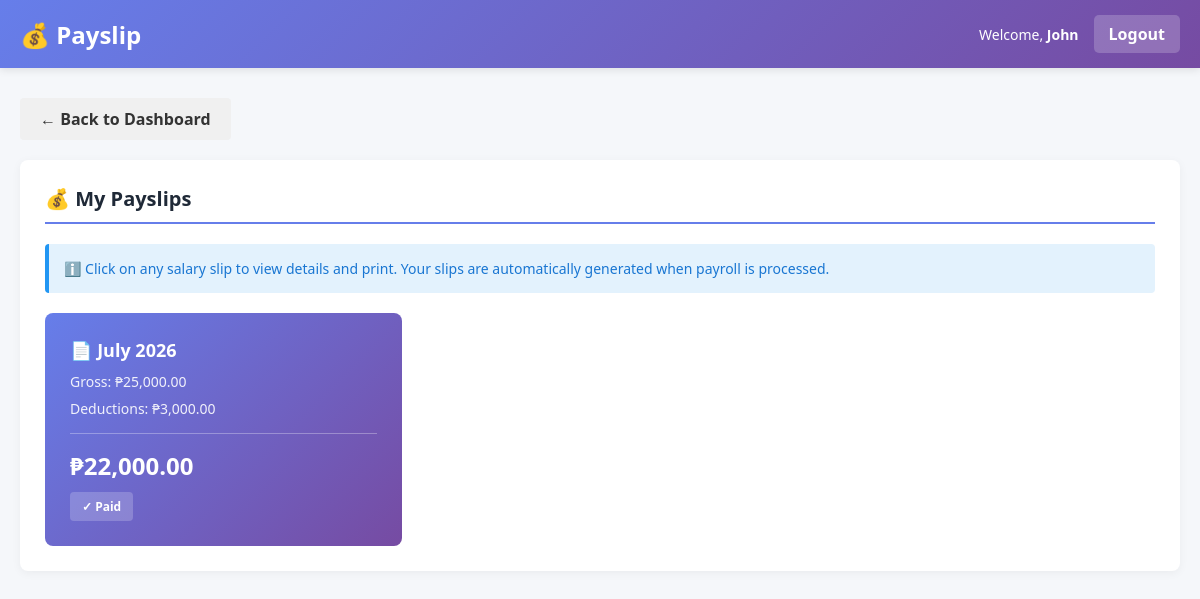
Page /hrgetafee-simple/employee/salary_slips.php (signed in) on the committed database.
### tables this page shows
CREATE TABLE `employees` (
  `employee_id` int(11) NOT NULL,
  `employee_code` varchar(20) NOT NULL,
  `first_name` varchar(50) NOT NULL,
  `last_name` varchar(50) NOT NULL,
  `email` varchar(100) NOT NULL,
  `phone` varchar(20) DEFAULT NULL,
  `position` varchar(100) DEFAULT NULL,
  `employment_type` enum('Regular','Casual','Job Order','COS') DEFAULT 'Regular',
  `salary` decimal(10,2) DEFAULT NULL,
  `date_hired` date DEFAULT NULL,
  `status` enum('active','inactive') DEFAULT 'active',
  `created_at` timestamp NOT NULL DEFAULT current_timestamp(),
  `updated_at` timestamp NOT NULL DEFAULT current_timestamp() ON UPDATE current_timestamp(),
  `department` varchar(100) DEFAULT NULL,
  `qr_code` varchar(255) DEFAULT NULL,
  `qr_generated_date` datetime DEFAULT NULL
);

CREATE TABLE `payroll` (
  `payroll_id` int(11) NOT NULL,
  `employee_id` int(11) NOT NULL,
  `payroll_month` int(11) DEFAULT NULL,
  `payroll_year` int(11) DEFAULT NULL,
  `gross_salary` decimal(10,2) DEFAULT NULL,
  `deductions` decimal(10,2) DEFAULT NULL,
  `net_salary` decimal(10,2) DEFAULT NULL,
  `status` enum('pending','processed','paid') DEFAULT 'pending',
  `created_at` timestamp NOT NULL DEFAULT current_timestamp()
);

### hrgetafee-simple/includes/functions.php (called while the page is built, shortened)
<?php
function get_employee_info($conn, $employee_id) {
    $stmt = $conn->prepare("SELECT * FROM employees WHERE employee_id = ? LIMIT 1");
    $stmt->bind_param("i", $employee_id);
    $stmt->execute();
    $res = $stmt->get_result();
    $row = $res->fetch_assoc();
    return $row ?: null;
}
?>

### hrgetafee-simple/employee/salary_slips.php (the view, shortened to what this page needs)
<?php
require_once '../config/database.php';
require_once '../includes/functions.php';
$employee_id = $_SESSION['employee_id'];
$employee = get_employee_info($conn, $employee_id);
$stmt = $conn->prepare(
    "SELECT p.*, pd.detail_type, pd.detail_name, pd.amount
     FROM payroll p
     LEFT JOIN payroll_details pd ON p.payroll_id = pd.payroll_id
     WHERE p.employee_id = ?
     ORDER BY p.payroll_year DESC, p.payroll_month DESC"
);
$stmt->bind_param("i", $employee_id);
$stmt->execute();
$result = $stmt->get_result();
$payroll_records = $result->fetch_all(MYSQLI_ASSOC);
$payroll_by_id = [];
foreach ($payroll_records as $record) {
    $pid = $record['payroll_id'];
    if (!isset($payroll_by_id[$pid])) {
        $payroll_by_id[$pid] = [
            'payroll_id' => $record['payroll_id'],
            'payroll_month' => $record['payroll_month'],
            'payroll_year' => $record['payroll_year'],
            'gross_salary' => $record['gross_salary'],
            'deductions' => $record['deductions'],
            'net_salary' => $record['net_salary'],
            'status' => $record['status'],
            'created_at' => $record['created_at'],
            'details' => []
        ];
    }
}
$payroll_records = array_values($payroll_by_id);
$selected_payroll = null;
?>
<!DOCTYPE html>
<html lang="en">
<head>
    <link rel="stylesheet" href="../assets/css/style.css">
</head>
<body>
    <div class="navbar">
        <h2>💰 Payslip</h2>
        <div class="navbar-user">
            <span>Welcome, <strong><?php echo htmlspecialchars($employee['first_name']); ?></strong></span>
            <a href="../logout.php">Logout</a>
        </div>
    </div>
    <div class="container">
        <a href="dashboard.php" class="back-btn">← Back to Dashboard</a>
        <?php if ($selected_payroll): ?>
            <div class="salary-slip">
                <div class="slip-header">
                    <h2>SALARY SLIP</h2>
                    <p>Municipality of Getafe - Local Government Unit</p>
                    <p>HRGetafe Payroll System</p>
                </div>
                <div class="slip-row">
                    <strong>Employee Name:</strong>
                    <strong><?php echo htmlspecialchars($employee['first_name'] . ' ' . $employee['last_name']); ?></strong>
                </div>
                <div class="slip-row">
                    <strong>Employee Code:</strong>
                    <strong><?php echo htmlspecialchars($employee['employee_code']); ?></strong>
                </div>
                <div class="slip-row">
                    <strong>Position:</strong>
                    <strong><?php echo htmlspecialchars($employee['position']); ?></strong>
                </div>
                <div class="slip-row">
                    <strong>Pay Period:</strong>
                    <strong><?php echo date('F', mktime(0, 0, 0, $selected_payroll['payroll_month'], 1)) . ' ' . $selected_payroll['payroll_year']; ?></strong>
                </div>
                <div class="slip-row">
                    <strong>Slip Generated:</strong>
                    <strong><?php echo date('F d, Y h:i A', strtotime($selected_payroll['created_at'])); ?></strong>
                </div>
                <div class="slip-section">
                    <h4>EARNINGS</h4>
                    <div class="slip-row">
                        <span>Gross Salary:</span>
                        <span style="color: #2e7d32; font-weight: bold;">₱<?php echo number_format($selected_payroll['gross_salary'], 2); ?></span>
                    </div>
                </div>
                <div class="slip-section">
                    <h4>DEDUCTIONS</h4>
                    <?php
                        $deductions_total = 0;
                        foreach ($selected_payroll['details'] as $detail) {
                            if ($detail['type'] === 'deduction') {
                                $deductions_total += $detail['amount'];
                                echo '<div class="slip-row" style="color: #c62828;">';
                                echo '<span>' . htmlspecialchars($detail['name']) . '</span>';
                                echo '<span>-₱' . number_format($detail['amount'], 2) . '</span>';
                                echo '</div>';
                            }
                        }
                    ?>
                </div>
                <div class="slip-section">
                    <div class="slip-row total">
                        <span>TOTAL GROSS EARNINGS:</span>
                        <span style="color: #2e7d32;">₱<?php echo number_format($selected_payroll['gross_salary'], 2); ?></span>
                    </div>
                    <div class="slip-row total">
                        <span>TOTAL DEDUCTIONS:</span>
                        <span style="color: #c62828;">₱<?php echo number_format($selected_payroll['deductions'], 2); ?></span>
                    </div>
                    <div class="slip-row total" style="font-size: 14px; background: #f0f0f0; padding: 15px; margin: 15px 0; border-radius: 4px;">
                        <span>NET TAKE HOME PAY:</span>
                        <span style="color: #2e7d32; font-size: 16px;">₱<?php echo number_format($selected_payroll['net_salary'], 2); ?></span>
                    </div>
                </div>
                <div class="slip-section">
                    <div class="slip-row">
                        <strong>Payment Status:</strong>
                        <strong style="color: <?php echo ($selected_payroll['status'] === 'paid' ? '#2e7d32' : '#ff9800'); ?>;">
                            <?php echo ucfirst($selected_payroll['status']); ?>
                        </strong>
                    </div>
                </div>
                <div style="margin-top: 30px; padding-top: 20px; border-top: 2px solid #667eea; text-align: center; color: #999; font-size: 11px;">
                    <p>This is an automated salary slip. For questions regarding your compensation, please contact the HR Department.</p>
                    <p>Generated by HRGetafe Payroll System</p>
                </div>
            </div>
            <div class="action-buttons">
                <button onclick="window.print()" class="btn btn-primary">🖨️ Print Slip</button>
                <a href="salary_slips.php" class="btn btn-secondary">← Back to Slips</a>
            </div>
        <?php else: ?>
            <div class="card">
                <h3>💰 My Payslips</h3>
                <div class="info-box">
                    <p>ℹ️ Click on any salary slip to view details and print. Your slips are automatically generated when payroll is processed.</p>
                </div>
                <?php if (!empty($payroll_records)): ?>
                    <div class="slips-grid">
                        <?php foreach ($payroll_records as $record): ?>
                            <a href="?payroll_id=<?php echo $record['payroll_id']; ?>" class="slip-card">
                                <h4>📄 <?php echo date('F Y', mktime(0, 0, 0, $record['payroll_month'], 1, $record['payroll_year'])); ?></h4>
                                <p>Gross: ₱<?php echo number_format($record['gross_salary'], 2); ?></p>
                                <p>Deductions: ₱<?php echo number_format($record['deductions'], 2); ?></p>
                                <div class="amount">₱<?php echo number_format($record['net_salary'], 2); ?></div>
                                <div class="status">
                                    <?php if ($record['status'] === 'paid'): ?>
                                        ✓ Paid
                                    <?php elseif ($record['status'] === 'processed'): ?>
                                        ⏳ Processed
                                    <?php else: ?>
                                        ⧖ Pending
                                    <?php endif; ?>
                                </div>
                            </a>
                        <?php endforeach; ?>
                    </div>
                <?php endif; ?>
            </div>
        <?php endif; ?>
    </div>
</body>
</html>

### hrgetafee-simple/assets/css/style.css (style rules this page uses)
* { margin: 0; padding: 0; box-sizing: border-box; }
body { font-family: 'Segoe UI', Tahoma, Geneva, Verdana, sans-serif; background-color: #f5f5f5; color: #333; }
.navbar { background: linear-gradient(135deg, #667eea 0%, #764ba2 100%); color: white; padding: 20px; display: flex; justify-content: space-between; align-items: center; box-shadow: 0 2px 10px rgba(0, 0, 0, 0.1); }
.navbar h2 { font-size: 24px; font-weight: 600; }
.navbar-user { display: flex; gap: 15px; align-items: center; }
.navbar-user span { font-size: 14px; }
.navbar-user a { background: rgba(255, 255, 255, 0.2); color: white; padding: 8px 15px; text-decoration: none; border-radius: 5px; transition: background 0.3s; }
.container { max-width: 1200px; margin: 30px auto; padding: 0 20px; }
.card { background: white; border-radius: 8px; padding: 20px; margin-bottom: 20px; box-shadow: 0 2px 10px rgba(0, 0, 0, 0.05); }
.card h3 { color: #667eea; margin-bottom: 15px; font-size: 18px; }

### hrgetafee-simple/employee/salary_slips.php (style rules this page uses)
* { margin: 0; padding: 0; box-sizing: border-box; }
body { font-family: 'Segoe UI', Tahoma, Verdana, sans-serif; background: #f5f7fa; }
.navbar { background: linear-gradient(135deg, #667eea 0%, #764ba2 100%); color: white; padding: 15px 20px; display: flex; justify-content: space-between; align-items: center; box-shadow: 0 2px 8px rgba(0,0,0,0.1); }
.navbar h2 { margin: 0; font-size: 24px; }
.navbar-user { display: flex; gap: 15px; align-items: center; }
.navbar-user span { font-size: 14px; }
.navbar-user a { color: white; text-decoration: none; font-weight: 600; }
.container { max-width: 1200px; margin: 0 auto; padding: 30px 20px; }
.back-btn { display: inline-block; padding: 10px 20px; background: #f0f0f0; color: #333; text-decoration: none; border-radius: 4px; font-weight: 600; margin-bottom: 20px; transition: 0.3s; }
.card { background: white; padding: 25px; border-radius: 8px; box-shadow: 0 2px 10px rgba(0,0,0,0.05); margin-bottom: 25px; }
.card h3 { margin-top: 0; margin-bottom: 20px; color: #1f2937; border-bottom: 2px solid #667eea; padding-bottom: 10px; font-size: 20px; }
.slips-grid { display: grid; grid-template-columns: repeat(auto-fill, minmax(280px, 1fr)); gap: 20px; margin-top: 20px; }
.slip-card { background: linear-gradient(135deg, #667eea 0%, #764ba2 100%); color: white; padding: 25px; border-radius: 8px; cursor: pointer; transition: all 0.3s; border: none; text-decoration: none; }
.slip-card h4 { margin: 0 0 10px 0; font-size: 18px; font-weight: 600; }
.slip-card p { margin: 8px 0; font-size: 14px; opacity: 0.9; }
.slip-card .amount { font-size: 24px; font-weight: bold; margin-top: 15px; padding-top: 15px; border-top: 1px solid rgba(255, 255, 255, 0.3); }
.slip-card .status { display: inline-block; padding: 6px 12px; background: rgba(255, 255, 255, 0.2); border-radius: 4px; font-size: 12px; margin-top: 10px; font-weight: 600; }
.info-box { background: #e3f2fd; border-left: 4px solid #2196F3; padding: 15px; border-radius: 4px; margin-bottom: 20px; font-size: 14px; }
.info-box p { margin: 0; color: #1976d2; }

### rows in the picture
employees: first_name "John"
payroll: payroll_month+payroll_year "July 2026", gross_salary "25,000.00", deductions "3,000.00", net_salary "22,000.00", status "✓ Paid"
